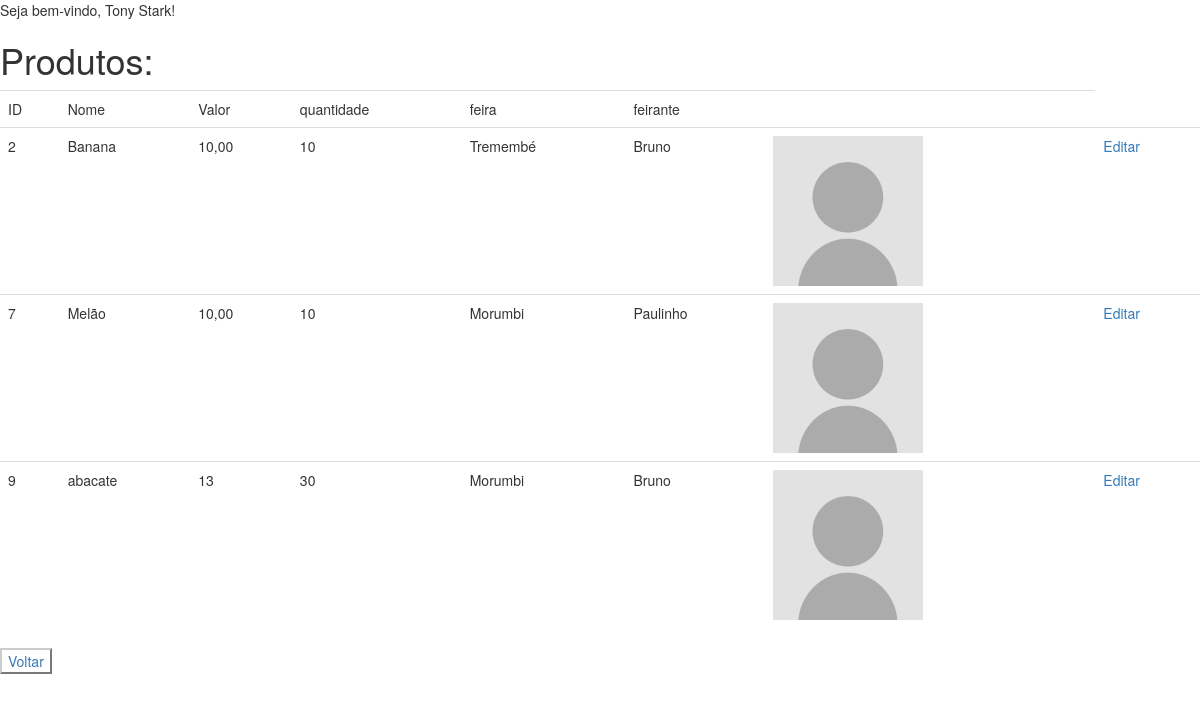
The page /produto (signed in) on the database its author committed.
### tables this page shows
CREATE TABLE usuario (
    login VARCHAR(50) PRIMARY KEY NOT NULL,
    senha VARCHAR(50) NOT NULL,
    nome VARCHAR(50) NOT NULL,
    FOREIGN KEY(login) REFERENCES serie(login)
);

CREATE TABLE produto (
    id_produto INTEGER PRIMARY KEY AUTOINCREMENT,
    nome_produto VARCHAR(50) NOT NULL,
    valor VARCHAR(50) NOT NULL,
    quantidade VARCHAR(1) NOT NULL,
    id_feira INTEGER NOT NULL,
    id_feirante INTEGER NOT NULL,
    id_foto_prod VARCHAR(50) NOT NULL,
    FOREIGN KEY(id_feira) REFERENCES feira(id_feira)
    FOREIGN KEY(id_feirante) REFERENCES feirante(id_feirante)
);

CREATE TABLE feira (
    id_feira INTEGER PRIMARY KEY AUTOINCREMENT,
    bairro VARCHAR(50) NOT NULL,
    horario VARCHAR(50) NOT NULL,
    dia VARCHAR(50) NOT NULL,
    UNIQUE(bairro)
);

CREATE TABLE feirante (
    id_feirante INTEGER PRIMARY KEY AUTOINCREMENT,
    nome_feirante VARCHAR(50) NOT NULL,
    barraca VARCHAR(50) NOT NULL,
    sexo VARCHAR(1) NOT NULL,
    id_feira INTEGER NOT NULL,
    id_foto VARCHAR(50) NOT NULL,
    FOREIGN KEY(id_feira) REFERENCES feira(id_feira)
);

### flask-jinja2-crud-master/serie.py (the view)
@app.route("/produto")
def listar_produtos_api():
    logado = autenticar_login()
    if logado is None:
        return redirect("/")
    lista = db_listar_produtos()
    print(lista)
    return render_template("lista_produtos.html", logado = logado, produtos = lista)

### flask-jinja2-crud-master/serie.py (called while the page is built)
def autenticar_login():
    login = request.cookies.get("login", "")
    senha = request.cookies.get("senha", "")
    return db_fazer_login(login, senha)

def row_to_dict(description, row):
    if row is None: return None
    d = {}
    for i in range(0, len(row)):
        d[description[i][0]] = row[i]
    return d

def rows_to_dict(description, rows):
    result = []
    for row in rows:
        result.append(row_to_dict(description, row))
    return result

def conectar():
    return sqlite3.connect('serie.db')

def db_listar_produtos():
    with closing(conectar()) as con, closing(con.cursor()) as cur:
        cur.execute("SELECT prod.id_produto, prod.nome_produto, prod.valor, prod.quantidade, prod.id_feira, prod.id_feirante, prod.id_foto_prod, f.bairro, fe.nome_feirante, fe.barraca FROM produto prod INNER JOIN feira f ON prod.id_feira = f.id_feira INNER JOIN feirante fe ON prod.id_feirante = fe.id_feirante ORDER BY prod.nome_produto ASC")
        return rows_to_dict(cur.description, cur.fetchall())

def db_fazer_login(login, senha):
    with closing(conectar()) as con, closing(con.cursor()) as cur:
        cur.execute("SELECT u.login, u.senha, u.nome FROM usuario u WHERE u.login = ? AND u.senha = ?", [login, senha])
        return row_to_dict(cur.description, cur.fetchone())

### flask-jinja2-crud-master/templates/lista_produtos.html (shortened to what this page needs)
{% extends "base.html" %}
{% block conteudo %}
    <h1>Produtos:</h1>
    <table class="table">
        <tr>
            <td>ID</td>
            <td>Nome</td>
            <td>Valor</td>
            <td>quantidade</td>
            <td>feira</td>
            <td>feirante</td>
            <td>&nbsp;</td>
        </tr>
        {% for produto in produtos %}
            <tr>
                <td>{{produto['id_produto']}}</td>
                <td>{{produto['nome_produto']}}</td>
                <td>{{produto['valor']}}</td>
                <td>{{produto['quantidade']}}</td>
                <td>{{produto['bairro']}}</td>
                <td>{{produto['nome_feirante']}}</td>
                <td>{% if produto['id_foto_prod'] != '' %}
                    <img src="{{ url_for('produto_download_foto', id_foto_prod = produto['id_foto_prod']) }}" id="foto" width="150"/>
                {% else %}
                    <img src="{{ url_for('static', filename = 'no-photo.png') }}" id="foto" width="150"/>
                {% endif %}</td>
                <td><a href="/produto/{{produto['id_produto']}}">Editar</a></td>
            </tr>
        {% endfor %}
    </table>
    <button class="btn-default"><a href="/">Voltar</a></button>
{% endblock %}

### flask-jinja2-crud-master/templates/base.html (shortened to what this page needs)
<!DOCTYPE html>
<html>
    <head>
        <link rel="stylesheet" href="/static/style.css">
        <link rel="stylesheet" href="https://maxcdn.bootstrapcdn.com/bootstrap/3.4.1/css/bootstrap.min.css">
    </head>
    <body>
        <header>
            Seja bem-vindo, {{logado['nome']}}!
        </header>
        {% block conteudo %}{% endblock %}
    </body>
</html>

### rows shown on the page
usuario: nome "Tony Stark"
produto: id_produto "2", nome_produto "Banana", valor "10,00", quantidade "10", bairro "Tremembé", nome_feirante "Bruno", id_foto_prod (picture)
produto: id_produto "7", nome_produto "Melão", valor "10,00", quantidade "10", bairro "Morumbi", nome_feirante "Paulinho", id_foto_prod (picture)
produto: id_produto "9", nome_produto "abacate", valor "13", quantidade "30", bairro "Morumbi", nome_feirante "Bruno"
